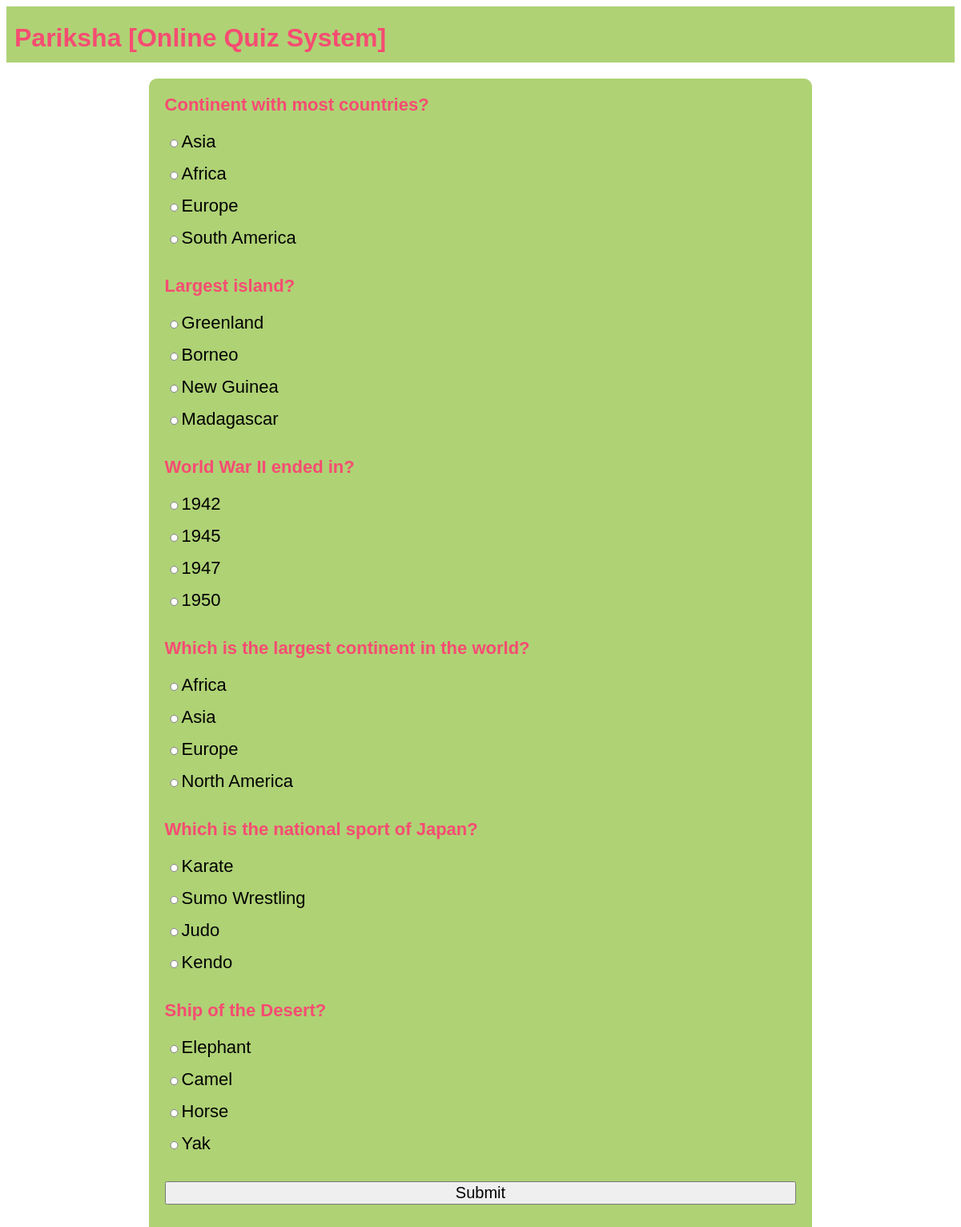
/ots/test-paper?n=6, run on the app's committed database.
### ots/models.py (models this page shows, shortened)
class Question(models.Model):
    qid=models.BigAutoField(primary_key=True,auto_created=True)
    que=models.TextField()
    a=models.CharField(max_length=255)
    b=models.CharField(max_length=255)
    c=models.CharField(max_length=255)
    d=models.CharField(max_length=255)
    ans=models.CharField(max_length=2)

### ots/views.py (the view)
# urls.py: path('test-paper',testpaper,name='testpaper'),
def testpaper(req):
    if ('name' not in req.session.keys()):
        res=HttpResponseRedirect('login')
    n=int(req.GET['n'])
    question_pool=list(Question.objects.all())
    random.shuffle(question_pool)
    questions_list=question_pool[:n]
    context={'questions':questions_list}
    res=render(req,'test_paper.html',context)
    return res

### ots/templates/test_paper.html (shortened to what this page needs)
{% extends "main.html" %}
{% block content %}
    <form action="{% url 'ots:calculateTest' %}" method="POST">
        {% for question in questions %}
        <div class="full-que">
                <div class="question">
                <b>{{question.que}}</b>
            </div>
            <div class="options"><input type="radio" name="q{{question.qid}}" value="A">{{question.a}}</div>
            <div class="options"><input type="radio" name="q{{question.qid}}" value="B">{{question.b}}</div>
            <div class="options"><input type="radio" name="q{{question.qid}}" value="C">{{question.c}}</div>
            <div class="options"><input type="radio" name="q{{question.qid}}" value="D">{{question.d}}</div>
        </div>
        {% endfor %}
        <div>
            <button type="submit">Submit</button>
        </div>
    </form>
{% endblock %}

### ots/static/theme.css (style rules this page uses)
* { font-family: 'Gill Sans', 'Gill Sans MT', Calibri, 'Trebuchet MS', sans-serif; }

### ots/static/formstyle.css (style rules this page uses)
form { box-sizing: border-box; padding: 20px; border-radius: 10px; background-color: #AFD275; display: table; width: 100%; }
input { display: block; width: 100%; margin-bottom: 20px; height: 30px; font-size: 22px; }
.question { color: #F64C72; font-size: 22px; margin-bottom: 20px; }
.options { font-size: 22px; }
.options input { display: inline; width: fit-content; height: 10px; }
.full-que { margin-bottom: 20px; }
button { display: block; width: 100%; margin-bottom: 20px; font-size: 20px; }

### data on the page
Question: que "Continent with most countries?", a "Asia", b "Africa", c "Europe", d "South America"
Question: que "Largest island?", a "Greenland", b "Borneo", c "New Guinea", d "Madagascar"
Question: que "World War II ended in?", a "1942", b "1945", c "1947", d "1950"
Question: que "Which is the largest continent in the world?", a "Africa", b "Asia", c "Europe", d "North America"
Question: que "Which is the national sport of Japan?", a "Karate", b "Sumo Wrestling", c "Judo", d "Kendo"
Question: que "Ship of the Desert?", a "Elephant", b "Camel", c "Horse", d "Yak"
